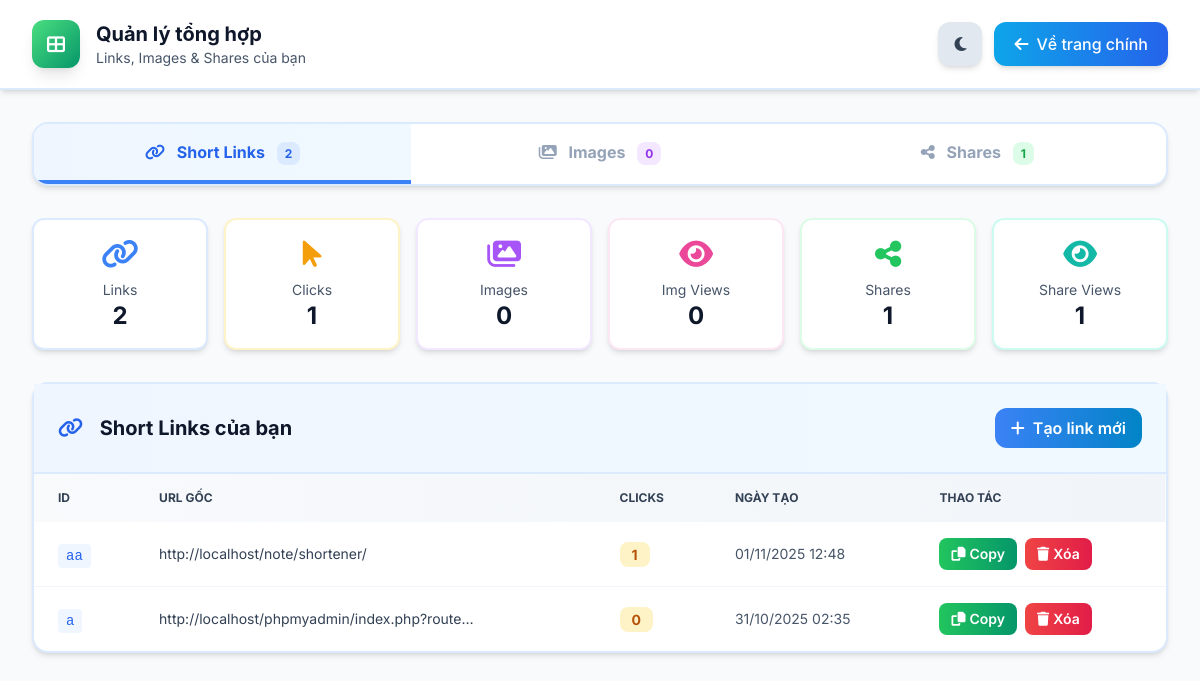
Page /all.php (signed in) on the committed database.
### tables this page shows
CREATE TABLE `short_links` (
  `id` varchar(10) NOT NULL,
  `original_url` text NOT NULL,
  `custom_alias` varchar(50) DEFAULT NULL,
  `clicks` int(11) DEFAULT 0,
  `created_at` timestamp NULL DEFAULT current_timestamp(),
  `user_id` int(11) DEFAULT NULL
);

### all.php (the view, shortened to what this page needs)
<?php
$conn = getDB();
$currentTab = $_GET['tab'] ?? 'links';
$stmt = $conn->prepare("SELECT * FROM short_links WHERE user_id = ? ORDER BY created_at DESC");
$stmt->execute([$_SESSION['user_id']]);
$userLinks = $stmt->fetchAll();
$stmt = $conn->prepare("SELECT * FROM uploaded_images WHERE user_id = ? ORDER BY created_at DESC");
$stmt->execute([$_SESSION['user_id']]);
$userImages = $stmt->fetchAll();
$stmt = $conn->prepare("SELECT s.*, n.title FROM shares s JOIN notes n ON s.note_id = n.id WHERE n.user_id = ? ORDER BY s.created_at DESC");
$stmt->execute([$_SESSION['user_id']]);
$userShares = $stmt->fetchAll();
$uid = (int)$_SESSION['user_id'];
$stats = $conn->query("\n    SELECT \n        (SELECT COUNT(*) FROM short_links WHERE user_id = $uid) as total_links,\n        (SELECT SUM(clicks) FROM short_links WHERE user_id = $uid) as total_clicks,\n        (SELECT COUNT(*) FROM uploaded_images WHERE user_id = $uid) as total_images,\n        (SELECT SUM(views) FROM uploaded_images WHERE user_id = $uid) as total_views,\n        (SELECT COUNT(*) FROM shares s JOIN notes n ON s.note_id = n.id WHERE n.user_id = $uid) as total_shares,\n        (SELECT SUM(s.views) FROM shares s JOIN notes n ON s.note_id = n.id WHERE n.user_id = $uid) as total_share_views\n")->fetch();
?>
<!DOCTYPE html>
<html lang="vi">
<head>
    <script src="https://cdn.tailwindcss.com"></script>
    <link rel="stylesheet" href="https://cdnjs.cloudflare.com/ajax/libs/font-awesome/6.4.0/css/all.min.css">
    <link rel="stylesheet" href="src/theme.css">
    <link rel="stylesheet" href="src/index.css">
</head>
<body class="bg-slate-50">
    <div class="min-h-screen">
        <header class="bg-white shadow-md border-b-2 border-blue-100">
            <div class="max-w-7xl mx-auto px-4 sm:px-6 lg:px-8">
                <div class="flex justify-between items-center py-5">
                    <div class="flex items-center space-x-4">
                        <div class="w-12 h-12 bg-gradient-to-br from-green-400 to-emerald-600 rounded-xl flex items-center justify-center shadow-lg">
                            <i class="fas fa-th-large text-white text-lg"></i>
                        </div>
                        <div>
                            <h1 class="text-xl font-bold text-slate-800">Quản lý tổng hợp</h1>
                            <p class="text-sm text-slate-600">Links, Images & Shares của bạn</p>
                        </div>
                    </div>
                    <div class="flex items-center space-x-3">
                        <button id="themeToggle" class="px-4 py-2.5 bg-slate-200 hover:bg-slate-300 text-slate-700 rounded-xl transition-all shadow-md hover:shadow-lg font-medium">
                            <i class="fas fa-moon"></i>
                        </button>
                        <a href="index.php" class="px-5 py-2.5 bg-gradient-to-r from-sky-500 to-blue-600 text-white rounded-xl hover:from-sky-600 hover:to-blue-700 transition-all shadow-md hover:shadow-lg font-medium">
                            <i class="fas fa-arrow-left mr-2"></i>Về trang chính
                        </a>
                    </div>
                </div>
            </div>
        </header>
        <div class="max-w-7xl mx-auto px-4 sm:px-6 lg:px-8 py-8">
            <div class="bg-white rounded-2xl shadow-md border-2 border-blue-100 mb-8 overflow-hidden">
                <div class="flex flex-col sm:flex-row">
                    <a href="?tab=links" class="flex-1 py-4 px-6 text-center font-bold transition-all <?= $currentTab === 'links' ? 'bg-gradient-to-r from-blue-50 to-sky-50 text-blue-600 border-b-4 border-blue-500' : 'text-slate-500 hover:bg-slate-50' ?>">
                        <i class="fas fa-link mr-2"></i>
                        <span class="hidden sm:inline">Short Links</span>
                        <span class="ml-2 px-2 py-1 bg-blue-100 text-blue-600 rounded-lg text-xs font-bold"><?= count($userLinks) ?></span>
                    </a>
                    <a href="?tab=images" class="flex-1 py-4 px-6 text-center font-bold transition-all <?= $currentTab === 'images' ? 'bg-gradient-to-r from-purple-50 to-pink-50 text-purple-600 border-b-4 border-purple-500' : 'text-slate-500 hover:bg-slate-50' ?>">
                        <i class="fas fa-images mr-2"></i>
                        <span class="hidden sm:inline">Images</span>
                        <span class="ml-2 px-2 py-1 bg-purple-100 text-purple-600 rounded-lg text-xs font-bold"><?= count($userImages) ?></span>
                    </a>
                    <a href="?tab=shares" class="flex-1 py-4 px-6 text-center font-bold transition-all <?= $currentTab === 'shares' ? 'bg-gradient-to-r from-green-50 to-emerald-50 text-green-600 border-b-4 border-green-500' : 'text-slate-500 hover:bg-slate-50' ?>">
                        <i class="fas fa-share-alt mr-2"></i>
                        <span class="hidden sm:inline">Shares</span>
                        <span class="ml-2 px-2 py-1 bg-green-100 text-green-600 rounded-lg text-xs font-bold"><?= count($userShares) ?></span>
                    </a>
                </div>
            </div>
            <div class="grid grid-cols-2 md:grid-cols-6 gap-4 mb-8">
                <div class="bg-white p-4 rounded-xl shadow-md border-2 border-blue-100">
                    <div class="text-center">
                        <i class="fas fa-link text-3xl text-blue-500 mb-2"></i>
                        <p class="text-sm text-slate-600">Links</p>
                        <p class="text-2xl font-bold text-slate-800"><?= $stats['total_links'] ?? 0 ?></p>
                    </div>
                </div>
                <div class="bg-white p-4 rounded-xl shadow-md border-2 border-amber-100">
                    <div class="text-center">
                        <i class="fas fa-mouse-pointer text-3xl text-amber-500 mb-2"></i>
                        <p class="text-sm text-slate-600">Clicks</p>
                        <p class="text-2xl font-bold text-slate-800"><?= $stats['total_clicks'] ?? 0 ?></p>
                    </div>
                </div>
                <div class="bg-white p-4 rounded-xl shadow-md border-2 border-purple-100">
                    <div class="text-center">
                        <i class="fas fa-images text-3xl text-purple-500 mb-2"></i>
                        <p class="text-sm text-slate-600">Images</p>
                        <p class="text-2xl font-bold text-slate-800"><?= $stats['total_images'] ?? 0 ?></p>
                    </div>
                </div>
                <div class="bg-white p-4 rounded-xl shadow-md border-2 border-pink-100">
                    <div class="text-center">
                        <i class="fas fa-eye text-3xl text-pink-500 mb-2"></i>
                        <p class="text-sm text-slate-600">Img Views</p>
                        <p class="text-2xl font-bold text-slate-800"><?= $stats['total_views'] ?? 0 ?></p>
                    </div>
                </div>
                <div class="bg-white p-4 rounded-xl shadow-md border-2 border-green-100">
                    <div class="text-center">
                        <i class="fas fa-share-alt text-3xl text-green-500 mb-2"></i>
                        <p class="text-sm text-slate-600">Shares</p>
                        <p class="text-2xl font-bold text-slate-800"><?= $stats['total_shares'] ?? 0 ?></p>
                    </div>
                </div>
                <div class="bg-white p-4 rounded-xl shadow-md border-2 border-teal-100">
                    <div class="text-center">
                        <i class="fas fa-eye text-3xl text-teal-500 mb-2"></i>
                        <p class="text-sm text-slate-600">Share Views</p>
                        <p class="text-2xl font-bold text-slate-800"><?= $stats['total_share_views'] ?? 0 ?></p>
                    </div>
                </div>
            </div>
            <?php if ($currentTab === 'links'): ?>
                <div class="bg-white rounded-2xl shadow-md border-2 border-blue-100">
                    <div class="p-6 border-b-2 border-blue-100 bg-gradient-to-r from-blue-50 to-sky-50">
                        <div class="flex flex-col sm:flex-row sm:items-center sm:justify-between">
                            <h2 class="text-xl font-bold text-slate-800 mb-4 sm:mb-0">
                                <i class="fas fa-link mr-3 text-blue-600"></i>
                                Short Links của bạn
                            </h2>
                            <a href="shortener/" class="px-4 py-2 bg-gradient-to-r from-blue-500 to-sky-600 text-white rounded-xl hover:from-blue-600 hover:to-sky-700 transition-all font-semibold">
                                <i class="fas fa-plus mr-2"></i>Tạo link mới
                            </a>
                        </div>
                    </div>
                    <?php if (empty($userLinks)): ?>
                        <div class="p-8 text-center">
                            <div class="w-20 h-20 bg-gradient-to-br from-blue-100 to-sky-100 rounded-3xl flex items-center justify-center mx-auto mb-6">
                                <i class="fas fa-link text-blue-500 text-2xl"></i>
                            </div>
                            <h3 class="text-xl font-bold text-slate-800 mb-2">Chưa có link nào</h3>
                            <p class="text-slate-600 mb-6">Tạo link rút gọn đầu tiên của bạn</p>
                            <a href="shortener/" class="px-6 py-3 bg-gradient-to-r from-blue-500 to-sky-600 text-white rounded-xl hover:from-blue-600 hover:to-sky-700 transition-all font-bold shadow-md hover:shadow-lg">
                                <i class="fas fa-plus mr-2"></i>Tạo link mới
                            </a>
                        </div>
                    <?php else: ?>
                        <div class="overflow-x-auto">
                            <table class="w-full">
                                <thead class="bg-gradient-to-r from-slate-50 to-slate-100">
                                    <tr>
                                        <th class="px-6 py-4 text-left text-xs font-bold text-slate-700 uppercase">ID</th>
                                        <th class="px-6 py-4 text-left text-xs font-bold text-slate-700 uppercase">URL gốc</th>
                                        <th class="px-6 py-4 text-left text-xs font-bold text-slate-700 uppercase">Clicks</th>
                                        <th class="px-6 py-4 text-left text-xs font-bold text-slate-700 uppercase">Ngày tạo</th>
                                        <th class="px-6 py-4 text-left text-xs font-bold text-slate-700 uppercase">Thao tác</th>
                                    </tr>
                                </thead>
                                <tbody class="divide-y divide-slate-100">
                                    <?php foreach ($userLinks as $link): ?>
                                    <tr class="hover:bg-blue-50 transition-colors">
                                        <td class="px-6 py-4">
                                            <code class="text-sm font-mono text-blue-600 bg-blue-50 px-2 py-1 rounded"><?= $link['id'] ?></code>
                                        </td>
                                        <td class="px-6 py-4">
                                            <a href="<?= htmlspecialchars($link['original_url']) ?>" target="_blank" class="text-sm text-slate-700 hover:text-blue-600 truncate block max-w-xs">
                                                <?= htmlspecialchars($link['original_url']) ?>
                                            </a>
                                        </td>
                                        <td class="px-6 py-4">
                                            <span class="px-3 py-1 bg-amber-100 text-amber-700 rounded-lg text-sm font-bold">
                                                <?= $link['clicks'] ?>
                                            </span>
                                        </td>
                                        <td class="px-6 py-4 text-sm text-slate-600">
                                            <?= date('d/m/Y H:i', strtotime($link['created_at'])) ?>
                                        </td>
                                        <td class="px-6 py-4">
                                            <div class="flex items-center space-x-2">
                                                <button onclick="copyToClipboard('<?= SITE_URL ?>shortener/s/<?= $link['id'] ?>')" class="px-3 py-1.5 bg-gradient-to-r from-green-500 to-emerald-600 text-white rounded-lg hover:from-green-600 hover:to-emerald-700 transition-all font-semibold text-sm">
                                                    <i class="fas fa-copy mr-1"></i>Copy
                                                </button>
                                                <a href="?tab=links&delete_link=<?= $link['id'] ?>" onclick="return confirm('Xóa link này?')" class="px-3 py-1.5 bg-gradient-to-r from-red-500 to-rose-600 text-white rounded-lg hover:from-red-600 hover:to-rose-700 transition-all font-semibold text-sm">
                                                    <i class="fas fa-trash mr-1"></i>Xóa
                                                </a>
                                            </div>
                                        </td>
                                    </tr>
                                    <?php endforeach; ?>
                                </tbody>
                            </table>
                        </div>
                    <?php endif; ?>
                </div>
            <?php endif; ?>
        </div>
    </div>
</body>
</html>

### rows in the picture
short_links: id "aa", original_url "http://localhost/note/shortener/", clicks "1", created_at "01/11/2025 12:48"
short_links: id "a", original_url "http://localhost/phpmyadmin/index.php?route…", clicks "0", created_at "31/10/2025 02:35"

### other values in the picture
count($userLinks) "2"
count($userImages) "0"
count($userShares) "1"
$stats['total_links'] "2"
$stats['total_clicks'] "1"
$stats['total_images'] "0"
$stats['total_views'] "0"
$stats['total_shares'] "1"
$stats['total_share_views'] "1"
